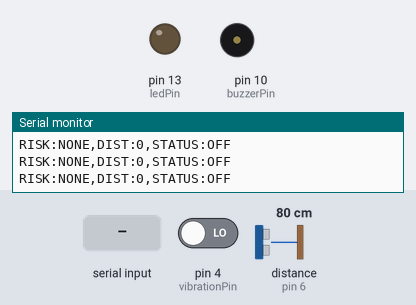
The sketch below on a simulated Arduino Uno, built with avr-gcc and run on an emulated ATmega328P. Shown: output pins drawn as LEDs (lit = HIGH), buzzer (waves = sounding, pin HIGH), the last lines printed to the serial monitor. The inputs (shaded band) are chosen by the test bench; at power-on: pin 4 (vibrationPin) LOW, distance to the obstacle (sensor on pin 6) 80 cm. The echo pulse lasts 58.3 µs per cm; pins used as bus, display or sensor lines are not drawn.

Above: at 1.2 s.
1.3 s: pin 4 (vibrationPin) driven HIGH
3.6 s: "HIGH\n" received over Serial
At 4.2 s:
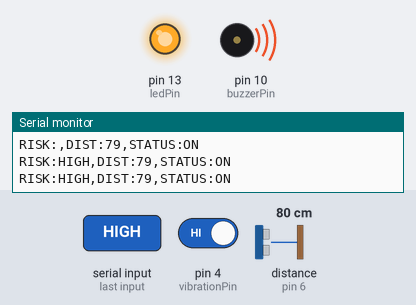
5.1 s: "LOW\n" received over Serial
At 6.3 s:
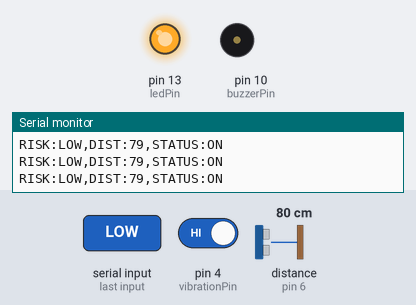
6.6 s: distance to the obstacle (sensor on pin 6) set to 299 cm
9.6 s: "1\n" received over Serial
At 10.9 s:
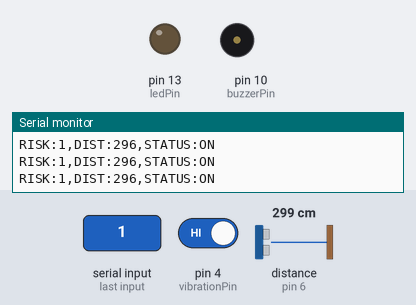
Timing chart, 0 to 12.4 s (numbered marks = the images above; inputs shaded):
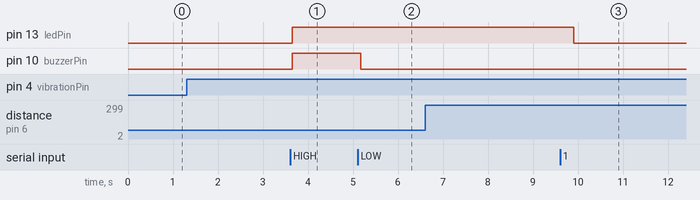

Measured:
- after the input at 3.6 s, pin 13 (ledPin), pin 10 (buzzerPin): LOW → HIGH after 0.05 s
- after the input at 5.1 s, pin 10 (buzzerPin): HIGH → LOW after 0.07 s
- after the input at 9.6 s, pin 13 (ledPin): HIGH → LOW after 0.30 s

The sketch:

blindspot_monitor.ino
```cpp
#define trigPin 5
#define echoPin 6
#define ledPin 13
#define buzzerPin 10
#define vibrationPin 4

String input = "";
int prevDistance = 0;
unsigned long prevTime = 0;

void setup() {
  Serial.begin(9600);
  pinMode(trigPin, OUTPUT);
  pinMode(echoPin, INPUT);
  pinMode(ledPin, OUTPUT);
  pinMode(buzzerPin, OUTPUT);
  pinMode(vibrationPin, INPUT);
}

void loop() {
  int vibrationState = digitalRead(vibrationPin);

  // Read risk level sent from Python (HIGH, LOW, NONE)
  if (Serial.available()) {
    input = Serial.readStringUntil('\n');
    input.trim();
  }

  // If system is active (vibrating)
  if (vibrationState == HIGH) {
    long duration;
    int distance;

    // Measure distance using ultrasonic sensor
    digitalWrite(trigPin, LOW);
    delayMicroseconds(2);
    digitalWrite(trigPin, HIGH);
    delayMicroseconds(10);
    digitalWrite(trigPin, LOW);

    duration = pulseIn(echoPin, HIGH);
    distance = duration * 0.034 / 2;  // in cm

    unsigned long currentTime = millis();
    float timeDiff = (currentTime - prevTime) / 1000.0;  // in seconds
    float relativeSpeed = 0;
    if (timeDiff > 0) {
      relativeSpeed = (prevDistance - distance) / timeDiff;  // cm/s
    }

    prevDistance = distance;
    prevTime = currentTime;

    // Time-To-Collision (TTC) calculation
    float ttc = 1000;
    if (relativeSpeed > 0) {
      ttc = distance / relativeSpeed;
    }

    // Alert logic
    if (ttc < 2.0) {
      digitalWrite(ledPin, HIGH);
      digitalWrite(buzzerPin, HIGH);
    } else if (input == "HIGH") {
      digitalWrite(ledPin, HIGH);
      digitalWrite(buzzerPin, HIGH);
    } else if (input == "LOW" && distance > 0 && distance < 100 && relativeSpeed > 10) {
      digitalWrite(ledPin, HIGH);
      digitalWrite(buzzerPin, HIGH);
    } else if (input == "LOW") {
      digitalWrite(ledPin, HIGH);
      digitalWrite(buzzerPin, LOW);
    } else {
      digitalWrite(ledPin, LOW);
      digitalWrite(buzzerPin, LOW);
    }

    // Send formatted data back to Python GUI
    Serial.print("RISK:");
    Serial.print(input);
    Serial.print(",DIST:");
    Serial.print(distance);
    Serial.print(",STATUS:");
    Serial.println("ON");

  } else {
    // System inactive
    digitalWrite(ledPin, LOW);
    digitalWrite(buzzerPin, LOW);

    // Send "OFF" state
    Serial.println("RISK:NONE,DIST:0,STATUS:OFF");
  }

  delay(300);
}
```
